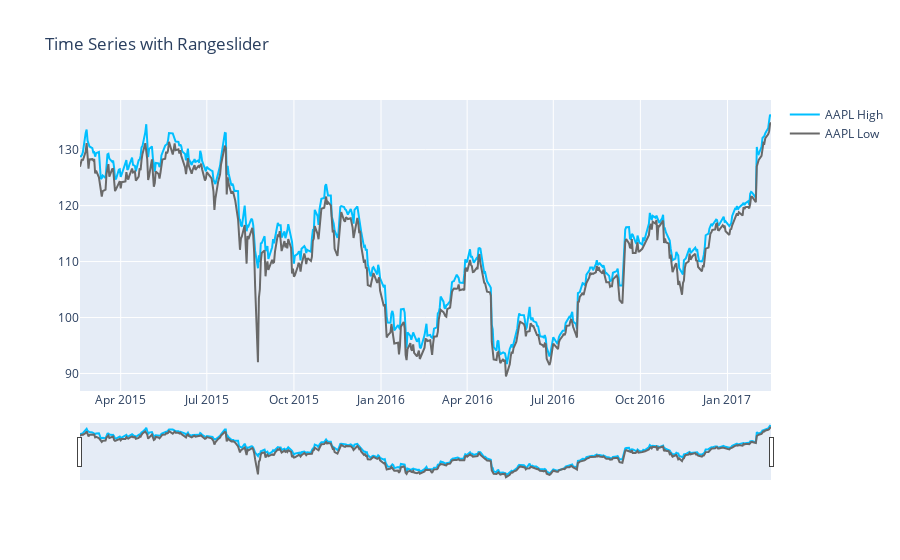

The cell this chart's notebook holds for it:
### Code cell
import plotly.graph_objects as go
import pandas as pd

df = pd.read_csv("https://raw.githubusercontent.com/plotly/datasets/master/finance-charts-apple.csv")

fig = go.Figure()
fig.add_trace(go.Scatter(x=df.Date, y=df['AAPL.High'], name="AAPL High",
                         line_color='deepskyblue'))

fig.add_trace(go.Scatter(x=df.Date, y=df['AAPL.Low'], name="AAPL Low",
                         line_color='dimgray'))

fig.update_layout(title_text='Time Series with Rangeslider',
                  xaxis_rangeslider_visible=True)
fig.show()

### Figure 1 — Plotly figure (JSON) as saved in the notebook; plotly's stock layout.template omitted (floating-point values rounded to 4 significant figures; data arrays with more than 128 entries replaced by an {"elided": "..."} marker saying what was removed)
{"data": [{"line": {"color": "deepskyblue"}, "name": "AAPL High", "type": "scatter", "x": {"elided": "506 str values"}, "y": {"elided": "506 float values"}}, {"line": {"color": "dimgray"}, "name": "AAPL Low", "type": "scatter", "x": {"elided": "506 str values"}, "y": {"elided": "506 float values"}}], "layout": {"autosize": true, "title": {"text": "Time Series with Rangeslider"}, "xaxis": {"autorange": true, "range": ["2015-02-17", "2017-02-16"], "rangeslider": {"autorange": true, "range": ["2015-02-17", "2017-02-16"], "visible": true, "yaxis": {"_template": null, "rangemode": "match"}}, "type": "date"}, "yaxis": {"autorange": true, "range": [86.87, 138.9], "type": "linear"}}}
